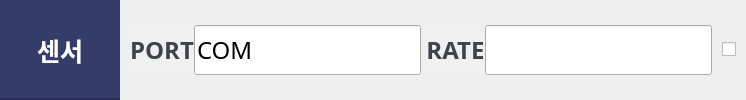
          <widget class="QFrame" name="sensor_frame">
           <property name="frameShape">
            <enum>QFrame::NoFrame</enum>
           </property>
           <property name="frameShadow">
            <enum>QFrame::Raised</enum>
           </property>
           <layout class="QHBoxLayout" name="horizontalLayout_18">
            <property name="spacing">
             <number>0</number>
            </property>
            <property name="leftMargin">
             <number>0</number>
            </property>
            <property name="topMargin">
             <number>0</number>
            </property>
            <property name="rightMargin">
             <number>0</number>
            </property>
            <property name="bottomMargin">
             <number>0</number>
            </property>
            <item>
             <widget class="QLabel" name="sensor_title_label">
              <property name="minimumSize">
               <size>
                <width>120</width>
                <height>0</height>
               </size>
              </property>
              <property name="maximumSize">
               <size>
                <width>120</width>
                <height>16777215</height>
               </size>
              </property>
              <property name="font">
               <font>
                <family>맑은 고딕</family>
                <pointsize>19</pointsize>
                <weight>75</weight>
                <italic>false</italic>
                <bold>true</bold>
               </font>
              </property>
              <property name="styleSheet">
               <string notr="true">background: #363C6A;
color: white;
border-bottom: 2px solid #282d54;</string>
              </property>
              <property name="text">
               <string>센서</string>
              </property>
              <property name="alignment">
               <set>Qt::AlignCenter</set>
              </property>
             </widget>
            </item>
            <item>
             <widget class="QFrame" name="sensor_set_frame">
              <property name="frameShape">
               <enum>QFrame::NoFrame</enum>
              </property>
              <property name="frameShadow">
               <enum>QFrame::Raised</enum>
              </property>
              <layout class="QHBoxLayout" name="horizontalLayout_19">
               <property name="spacing">
                <number>5</number>
               </property>
               <property name="leftMargin">
                <number>10</number>
               </property>
               <property name="topMargin">
                <number>10</number>
               </property>
               <property name="rightMargin">
                <number>10</number>
               </property>
               <property name="bottomMargin">
                <number>10</number>
               </property>
               <item>
                <widget class="QFrame" name="sensor_port_frame">
                 <property name="minimumSize">
                  <size>
                   <width>0</width>
                   <height>50</height>
                  </size>
                 </property>
                 <property name="maximumSize">
                  <size>
                   <width>16777215</width>
                   <height>50</height>
                  </size>
                 </property>
                 <property name="frameShape">
                  <enum>QFrame::NoFrame</enum>
                 </property>
                 <property name="frameShadow">
                  <enum>QFrame::Raised</enum>
                 </property>
                 <layout class="QHBoxLayout" name="horizontalLayout_20">
                  <property name="spacing">
                   <number>0</number>
                  </property>
                  <property name="leftMargin">
                   <number>0</number>
                  </property>
                  <property name="topMargin">
                   <number>0</number>
                  </property>
                  <property name="rightMargin">
                   <number>0</number>
                  </property>
                  <property name="bottomMargin">
                   <number>0</number>
                  </property>
                  <item>
                   <widget class="QLabel" name="sensor_port_label">
                    <property name="minimumSize">
                     <size>
                      <width>0</width>
                      <height>0</height>
                     </size>
                    </property>
                    <property name="maximumSize">
                     <size>
                      <width>121</width>
                      <height>16777215</height>
                     </size>
                    </property>
                    <property name="font">
                     <font>
                      <family>맑은 고딕</family>
                      <pointsize>18</pointsize>
                      <weight>75</weight>
                      <italic>false</italic>
                      <bold>true</bold>
                     </font>
                    </property>
                    <property name="styleSheet">
                     <string notr="true">
color: #3F444A;
background: #F0F0F0;</string>
                    </property>
                    <property name="text">
                     <string>PORT</string>
                    </property>
                    <property name="alignment">
                     <set>Qt::AlignCenter</set>
                    </property>
                   </widget>
                  </item>
                  <item>
                   <widget class="QLineEdit" name="sensor_port_input">
                    <property name="sizePolicy">
                     <sizepolicy hsizetype="Preferred" vsizetype="Preferred">
                      <horstretch>0</horstretch>
                      <verstretch>0</verstretch>
                     </sizepolicy>
                    </property>
                    <property name="minimumSize">
                     <size>
                      <width>0</width>
                      <height>0</height>
                     </size>
                    </property>
                    <property name="maximumSize">
                     <size>
                      <width>16777215</width>
                      <height>16777215</height>
                     </size>
                    </property>
                    <property name="font">
                     <font>
                      <family>맑은 고딕</family>
                      <pointsize>18</pointsize>
                     </font>
                    </property>
                    <property name="text">
                     <string>COM</string>
                    </property>
                   </widget>
                  </item>
                 </layout>
                </widget>
               </item>
               <item>
                <widget class="QFrame" name="sensor_rate_frame">
                 <property name="minimumSize">
                  <size>
                   <width>0</width>
                   <height>50</height>
                  </size>
                 </property>
                 <property name="maximumSize">
                  <size>
                   <width>16777215</width>
                   <height>50</height>
                  </size>
                 </property>
                 <property name="frameShape">
                  <enum>QFrame::NoFrame</enum>
                 </property>
                 <property name="frameShadow">
                  <enum>QFrame::Raised</enum>
                 </property>
                 <layout class="QHBoxLayout" name="horizontalLayout_21">
                  <property name="spacing">
                   <number>0</number>
                  </property>
                  <property name="leftMargin">
                   <number>0</number>
                  </property>
                  <property name="topMargin">
                   <number>0</number>
                  </property>
                  <property name="rightMargin">
                   <number>5</number>
                  </property>
                  <property name="bottomMargin">
                   <number>0</number>
                  </property>
                  <item>
                   <widget class="QLabel" name="sensor_rate_label">
                    <property name="minimumSize">
                     <size>
                      <width>0</width>
                      <height>0</height>
                     </size>
                    </property>
                    <property name="maximumSize">
                     <size>
                      <width>121</width>
                      <height>16777215</height>
                     </size>
                    </property>
                    <property name="font">
                     <font>
                      <family>맑은 고딕</family>
                      <pointsize>18</pointsize>
                      <weight>75</weight>
                      <italic>false</italic>
                      <bold>true</bold>
                     </font>
                    </property>
                    <property name="styleSheet">
                     <string notr="true">
color: #3F444A;
background: #F0F0F0;</string>
                    </property>
                    <property name="text">
                     <string>RATE</string>
                    </property>
                    <property name="alignment">
                     <set>Qt::AlignCenter</set>
                    </property>
                   </widget>
                  </item>
                  <item>
                   <widget class="QLineEdit" name="sensor_rate_input">
                    <property name="sizePolicy">
                     <sizepolicy hsizetype="Preferred" vsizetype="Preferred">
                      <horstretch>0</horstretch>
                      <verstretch>0</verstretch>
                     </sizepolicy>
                    </property>
                    <property name="minimumSize">
                     <size>
                      <width>0</width>
                      <height>0</height>
                     </size>
                    </property>
                    <property name="maximumSize">
                     <size>
                      <width>16777215</width>
                      <height>16777215</height>
                     </size>
                    </property>
                    <property name="font">
                     <font>
                      <family>맑은 고딕</family>
                      <pointsize>18</pointsize>
                     </font>
                    </property>
                    <property name="text">
                     <string/>
                    </property>
                   </widget>
                  </item>
                 </layout>
                </widget>
               </item>
               <item>
                <widget class="QCheckBox" name="sensor_check">
                 <property name="maximumSize">
                  <size>
                   <width>38</width>
                   <height>16777215</height>
                  </size>
                 </property>
                 <property name="font">
                  <font>
                   <family>맑은 고딕</family>
                   <pointsize>20</pointsize>
                   <weight>75</weight>
                   <bold>true</bold>
                  </font>
                 </property>
                 <property name="cursor">
                  <cursorShape>PointingHandCursor</cursorShape>
                 </property>
                 <property name="styleSheet">
                  <string notr="true"/>
                 </property>
                 <property name="text">
                  <string/>
                 </property>
                 <property name="iconSize">
                  <size>
                   <width>10</width>
                   <height>10</height>
                  </size>
                 </property>
                 <property name="checked">
                  <bool>false</bool>
                 </property>
                </widget>
               </item>
              </layout>
             </widget>
            </item>
           </layout>
          </widget>
